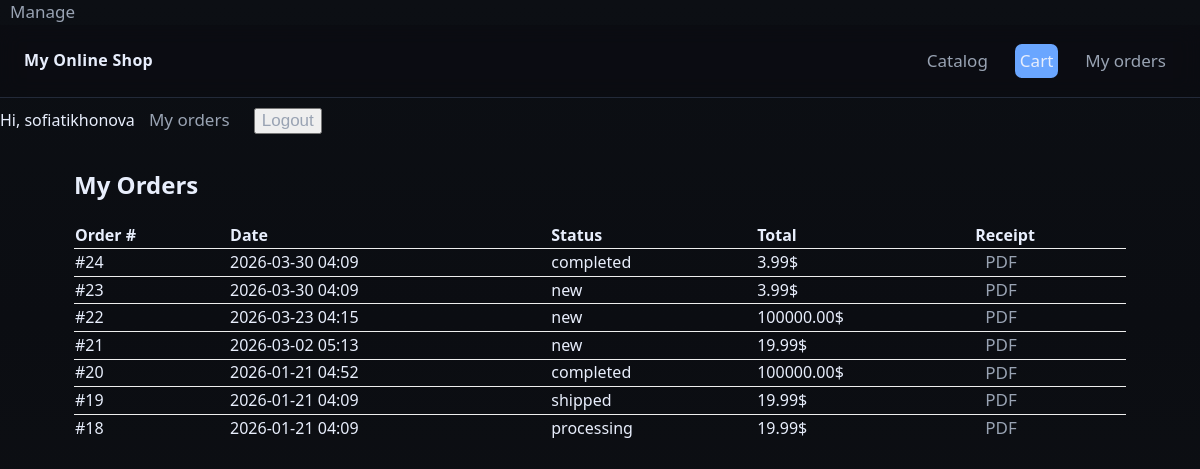
The app's page /my/orders/ (signed in), older data.
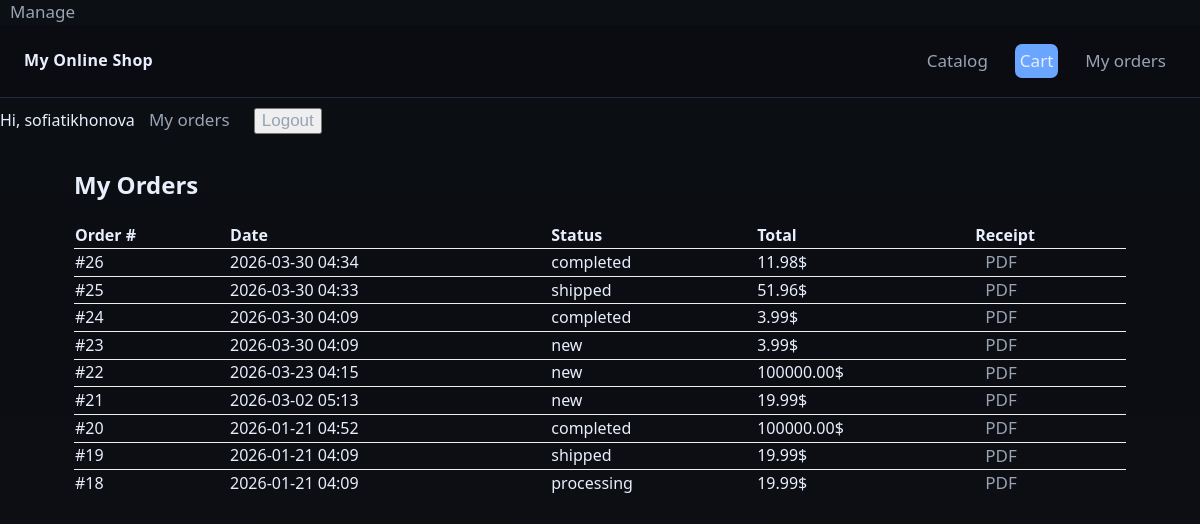
The same page, newer data.
### shop/models.py (models this page shows, shortened)
class Order(models.Model):
    STATUS_NEW='new'
    STATUS_PROCESSING='processing'
    STATUS_SHIPPED='shipped'
    STATUS_COMPLETED='completed'
    STATUS_CANCELLED='cancelled'
    STATUS_CHOICES=[
        (STATUS_NEW, 'New'),
        (STATUS_PROCESSING, 'Processing'),
        (STATUS_SHIPPED, 'Shipped'),
        (STATUS_COMPLETED, 'Completed'),
        (STATUS_CANCELLED, 'Cancelled'),
    ]
    first_name=models.CharField(max_length=50)
    last_name=models.CharField(max_length=50, blank=True)
    email=models.EmailField()
    address=models.CharField(max_length=50)
    city=models.CharField(max_length=100, blank=True)
    status=models.CharField(
        max_length=20,
        choices=STATUS_CHOICES,
        default=STATUS_NEW,
        db_index=True
    )
    created=models.DateTimeField(default=timezone.now, db_index=True)
    paid=models.BooleanField(default=False)
    payment_id=models.CharField(max_length=100, blank=True)
    user = models.ForeignKey(
        settings.AUTH_USER_MODEL,
        on_delete=models.SET_NULL,
        null=True,
        blank=True,
        related_name="orders"
    )
    class Meta:
        ordering=['-created']
    def get_total_cost(self):
        return sum(item.get_cost() for item in self.items.all())

class OrderItem(models.Model):
    order=models.ForeignKey(Order, related_name='items', on_delete=models.CASCADE)
    product=models.ForeignKey(Product, related_name='order_items', on_delete=models.PROTECT)
    price=models.DecimalField(max_digits=10, decimal_places=2)
    quantity=models.PositiveIntegerField(default=1)
    def get_cost(self):
        return self.price*self.quantity

### shop/views.py (the view)
# urls.py: path("my/orders/", views.my_orders, name="my_orders"),
@login_required
def my_orders(request):
    orders=Order.objects.filter(user=request.user).order_by("-created")
    return render(request, "shop/order/my_orders.html", {"orders": orders})

### shop/templates/shop/order/my_orders.html (shortened to what this page needs)
{%extends "shop/base.html"%}
{%block content%}
<section class="panel">
    <h2 style="margin-top:0">My Orders</h2>
    {%if orders%}
    <table style="width:100%; border-collapse:collapse; margin-top:12px">
        <thead>
            <tr>
                <th align="left">Order #</th>
                <th align="left">Date</th>
                <th align="left">Status</th>
                <th align="left">Total</th>
                <th align="left">Receipt</th>
            </tr>
        </thead>
        <tbody>
            {%for o in orders%}
            <tr style="border-top:1px solid #eee">
                <td>#{{o.id}}</td>
                <td>{{o.created|date:"Y-m-d H:i"}}</td>
                <td>{{o.status}}</td>
                <td>{{o.get_total_cost}}$</td>
                <td><a class="btn" href="{%url 'shop:order_pdf' o.id%}">PDF</a></td>
            </tr>
            {%endfor%}
        </tbody>
    </table>
    {%else%}
    <p class="muted">You have no orders yet.</p>
    {%endif%}
</section>
{%endblock%}

### shop/templates/shop/base.html (shortened to what this page needs)
{%load static%}
<!DOCTYPE html>
<html lang="en">
<head>
    <link rel="stylesheet" href="{%static 'css/style.css'%}">
</head>
<body>
    {% if request.user.is_authenticated and perms.shop.change_product %}
    <a class="btn" href="{% url 'shop:manage_products' %}">Manage</a>
    {% endif %}
    <header class="header">
        <div class="header__inner">
            <div class="logo"><a href="{%url 'shop:home'%}">My Online Shop</a></div>
            <nav class="nav">
                <a class="btn" href="{% url 'shop:home'%}">Catalog</a>
                <a class="btn btn--primary" href="{%url 'shop:cart_detail'%}">Cart</a>
                {%if request.user.is_authenticated%}
                <a href="{%url 'shop:my_orders'%}" class="btn">My orders</a>
                {%endif%}
            </nav>
        </div>
    </header>
    {%if request.user.is_authenticated%}
    <span class="muted">Hi, {{request.user.username}}</span>
    <a href="{%url 'shop:my_orders'%}" class="btn">My orders</a>
    <form action="{%url 'shop:logout'%}"method="post" style="display:inline">
        <button class="btn" type="submit">Logout</button>
    </form>
    {%else%}
    <a href="{%url 'shop:login'%}" class="btn">Login</a>
    <a href="{%url 'shop:signup'%}" class="btn btn--primary">Sign up</a>
    {%endif%}
    <div class="container">
        {%block content%}
        {%endblock%}
    </div>
</body>
</html>

### static/css/style.css (style rules this page uses)
:root { --bg:#0f1115; --panel:#151922; --muted:#99a3b3; --text:#e8eefc; --brand:#6aa6ff; --brand-2:#7ee787; --danger:#ff6b6b; --border:#232a39; --radius:14px; --shadow: 0 6px 24px rgba(0,0,0,.25); }
* { box-sizing: border-box; }
html, body { height: 100%; }
body { margin: 0; font: 16px/1.45 system-ui, -apple-system, Segoe UI, Roboto, Ubuntu; color: var(--text); background: linear-gradient(180deg, #0c0f14, #0b0d12 40%, #0f1115 100%); }
.container { max-width: 1100px; margin: 0 auto; padding: 24px; }
.header { position: sticky; top: 0; z-index: 5; background: rgba(11,13,18,.75); backdrop-filter: blur(10px); border-bottom: 1px solid var(--border); }
.header__inner { display: flex; align-items: center; gap: 16px; padding: 14px 24px; }
.logo { font-weight: 700; letter-spacing: .3px; }
.logo a { color: var(--text); text-decoration: none; }
.nav { margin-left: auto; display: flex; gap: 12px; }
.btn { font-size: 20px; color: var(--text); text-decoration: none; }

### shop/templates/shop/base.html (style rules this page uses)
.btn { font-size: 17px; color: var(--muted); text-decoration: none; margin: 10px; }
.btn--primary { margin: 5px; padding: 5px; border: none; border-radius: 7px; background: var(--brand); color: var(--text); }

Row changes from the older to the newer data that the page shows:
added Order: id "26", created "2026-03-30 04:34", status "completed", get_total_cost "11.98"
added Order: id "25", created "2026-03-30 04:33", status "shipped", get_total_cost "51.96"
